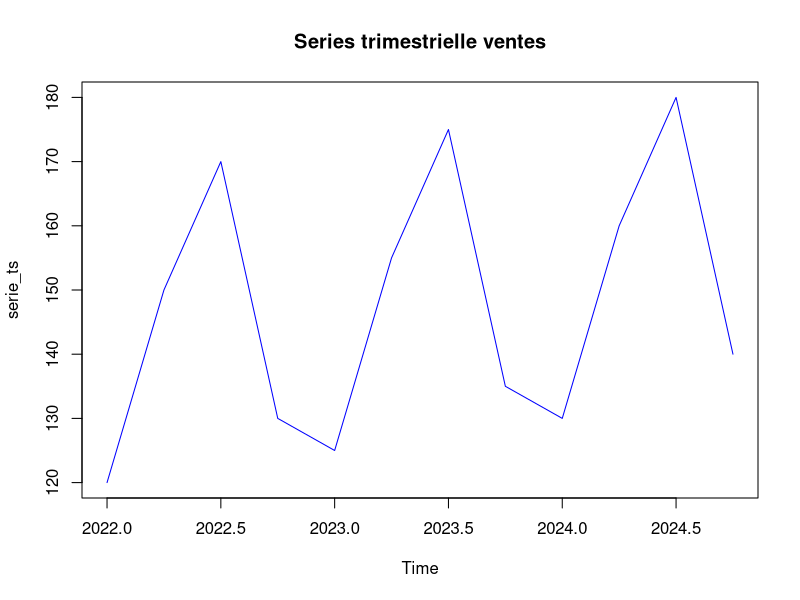
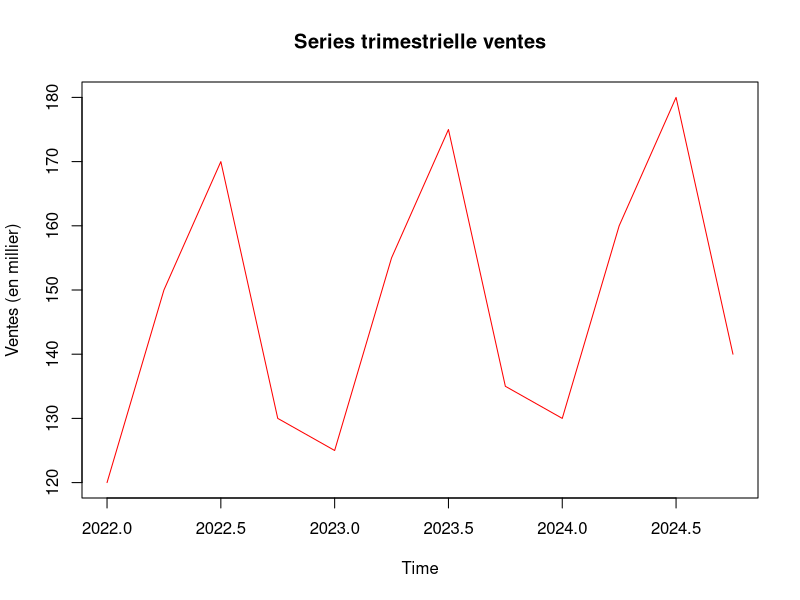
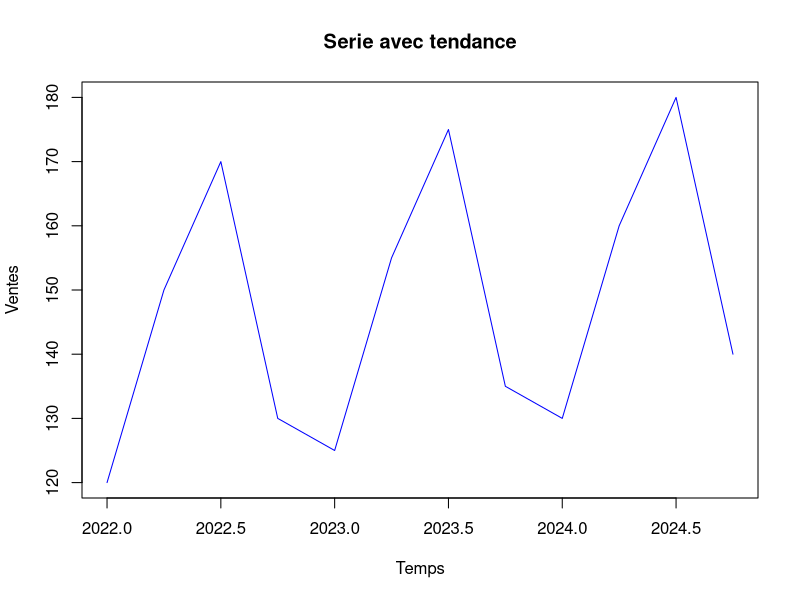
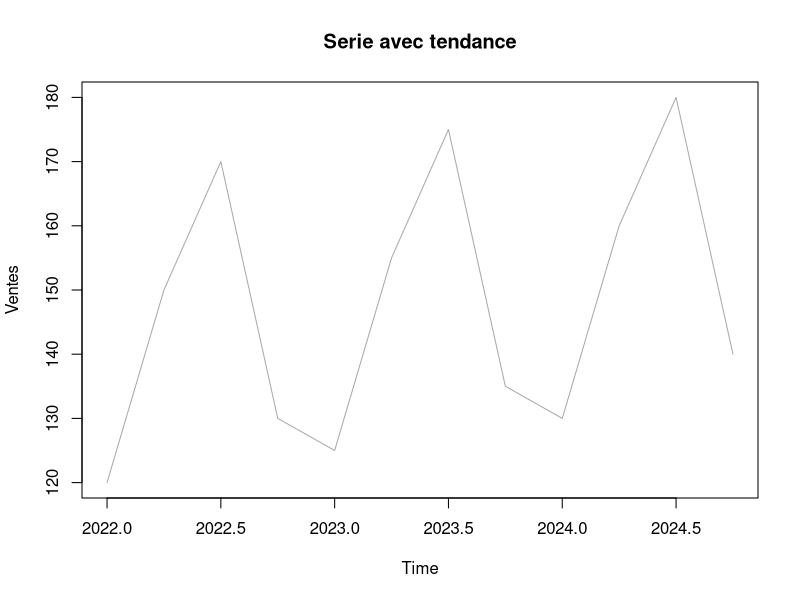
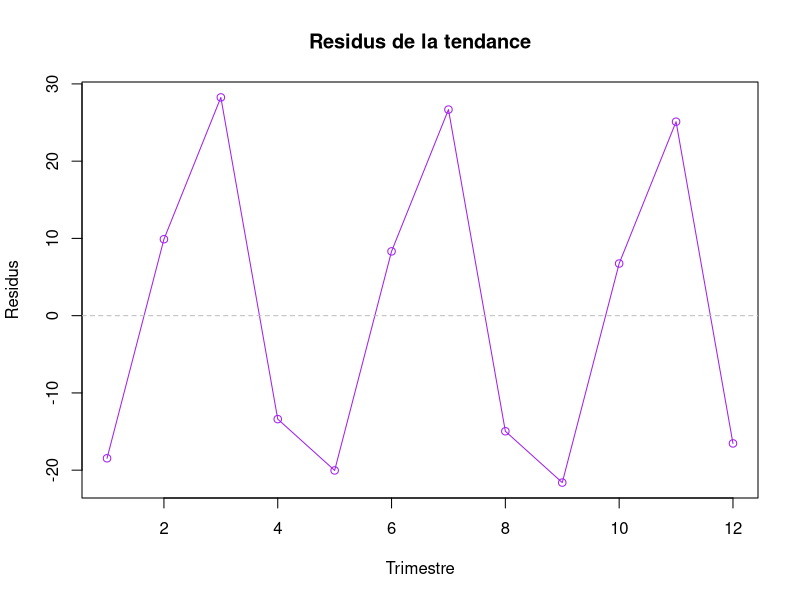
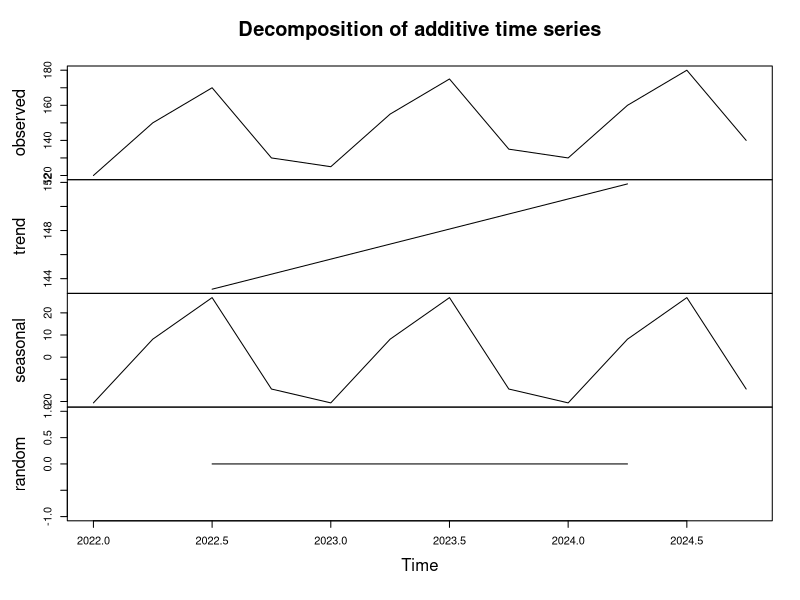
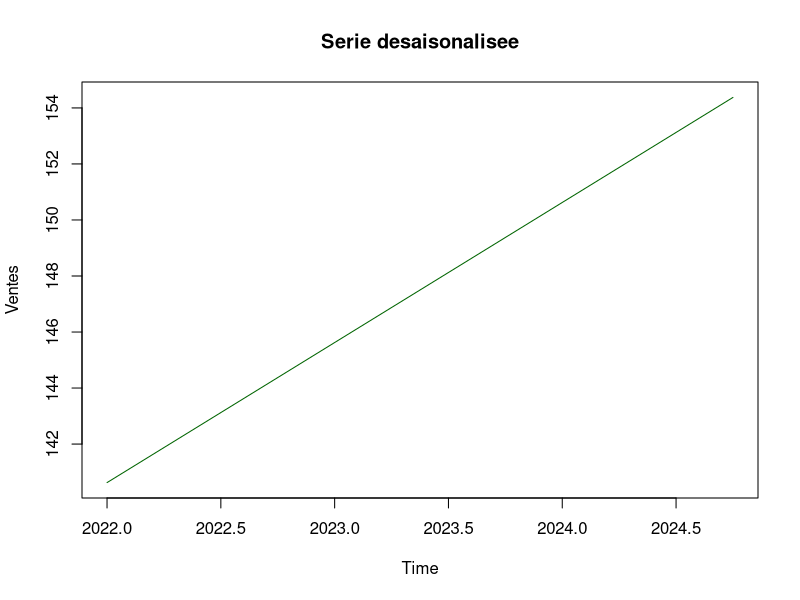
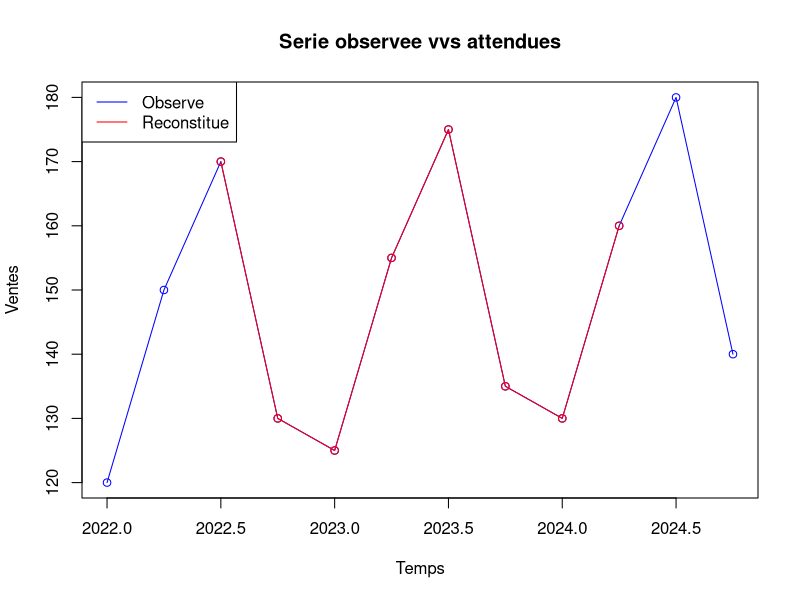

These charts were generated, in order, by the following R code:
library(dplyr)

#a - creer un tableau de donnees en R :
donnees <- data.frame(
  annee = rep(2022:2024, each = 4),
  trimestre = rep(1:4, times = 3),
  ventes = c(120,150,170,130,125,155,175,135,130,160,180,140)
)
head(donnees)

#b - creer une variable temps: 
#'$' nous permet de creer une colonne 'time' dans le jeu de donnees 'donnees' 
donnees$time <- seq.Date(from = as.Date("2022-01-01"), by = "quarter", length.out = nrow(donnees))
head(donnees)

#c - creer une serie temporelle trimestrielle
#Ici on cree un serie ts qui commence du 1 Jan 2022
serie_ts <- ts(donnees$ventes, start = c(2022,1), frequency = 4)
head(donnees)

#d - visualiser la serie et detecter la saisonalite
plot(serie_ts, main="Series trimestrielle ventes", col="blue")
plot(serie_ts, main="Series trimestrielle ventes",ylab="Ventes (en millier)" ,col="red")

#ETAPE 4 : ESTIMER LA TENDANCE PAR REGRESSION
#a - creation d'une variable temps numerique (1,2,3....12)
temps <- 1:length(serie_ts)

#b - regression lineaire : ventes-temps
modele_tendance <- lm(serie_ts ~ temps)

#c - Resume du modele
summary(modele_tendance)
#Pour avoir les valeurs de Beta-1 et Beta-0, Beta-0 sur la colonne 'Estimate' 
#donc Beta-0 = 136.818 et Beta-1 = 1.643

#Pour donner la valeur de la 5eme periode si on a la valeur de B1 et B0 on devra prendre la valeur de la 5eme periode
#at + b + E -> B0(t) + B1 + E(5eme Periode)

#d - Tracer la serie avec la tendance 
plot(serie_ts , main="Serie avec tendance" , ylab = "Ventes" , xlab = "Temps" , col = "blue")
abline(modele_tendance , col="blue" , lwd=2)

#e - visualiser la tendance
plot(serie_ts, main="Serie avec tendance", ylab="Ventes",col="darkgray")
abline(modele_tendance , col = "red" , lwd=2)

#f - residus
residus <- residuals(modele_tendance)
residus

#g - visualiser les residus
plot(residus, type = "o" , col = "purple" , main = "Residus de la tendance", ylab = "Residus" , xlab = "Trimestre")
abline(h=0 , lty = 2 , col = "gray")


#ETAPE 5 : EXTRAIRE LES COMPOSANTES (tendance & saison)
#a - decomposition additive
decomp <- decompose(serie_ts , type = "additive")
#b - visualisaton de la decomposition
plot(decomp)

#ETAPE 6 : DESAISONALISATION
#a - serie desaisonalisee
serie_desaisonalisee <- serie_ts - decomp$seasonal

#b - tracer la serie desaisonalisee
plot(serie_desaisonalisee, main = "Serie desaisonalisee", col = "darkgreen", ylab = "Ventes")

#c - visualisation
head(serie_desaisonalisee)


#ETAPE 7 : RECONSTITUER LES VALEURS ATTENDUES
#a - reconstituer les valeurs attendues la ou la tendance est non nulle
valeurs_attendues <- decomp$trend + decomp$seasonal

#b - creer un vecteur logique pour reperer les valeurs non manquantes
valide <- !is.na(valeurs_attendues)

#c - tracer la serie observee (complete)
plot(serie_ts , type = "o" ,
     col = "blue" , 
     main = "Serie observee vvs attendues" ,
     ylab = "Ventes" , 
     xlab = "Temps")

#d - ajouter la serie attendue uniquement la ou elle est definie
lines(time(serie_ts)[valide], valeurs_attendues[valide], type = "o" , col = "red")

#e - legende
legend("topleft", legend = c("Observe","Reconstitue"), col= c("blue","red"), lty = 1)

#f - visualisation
head(valeurs_attendues)

